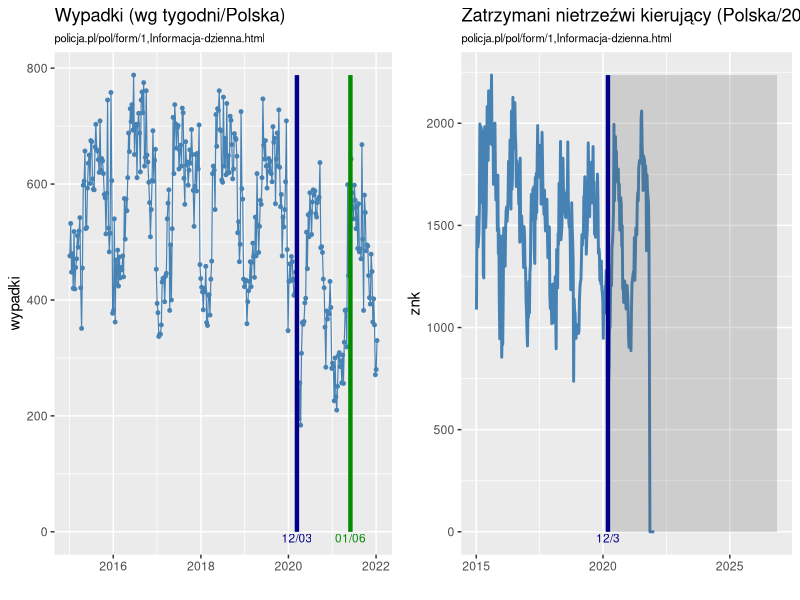
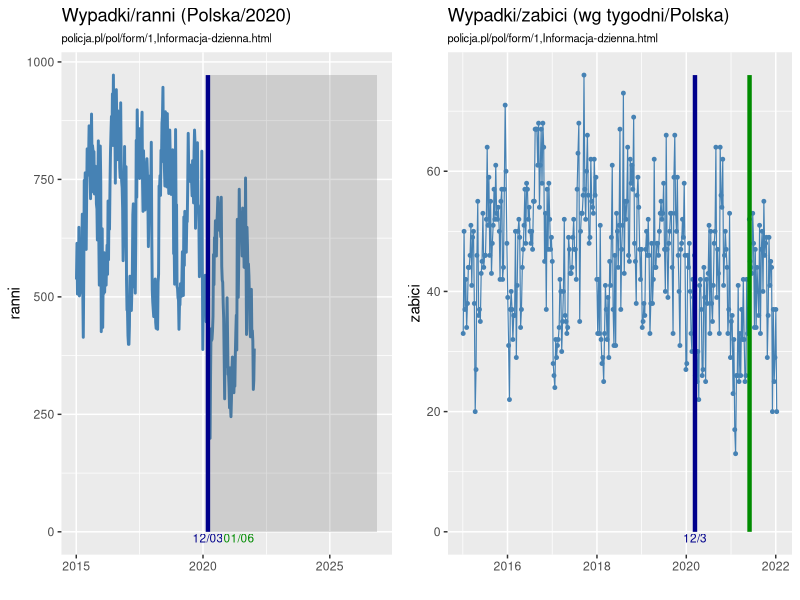
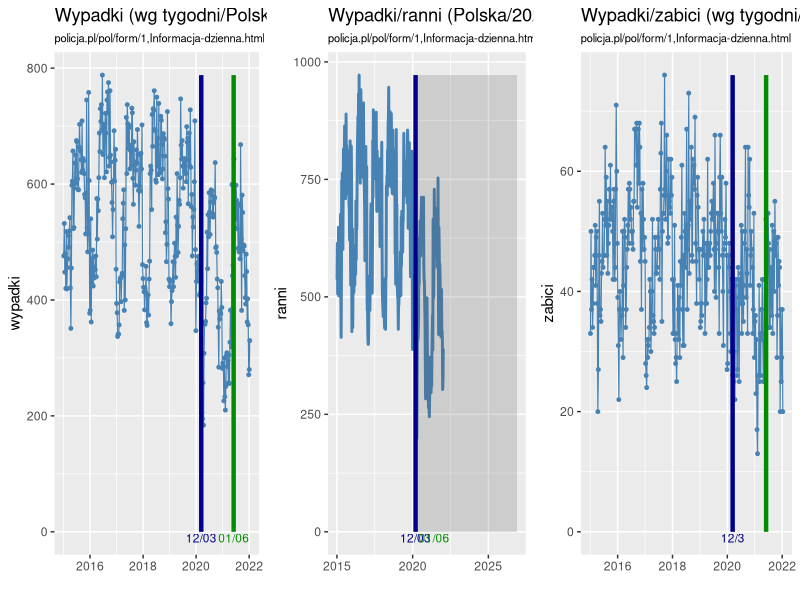
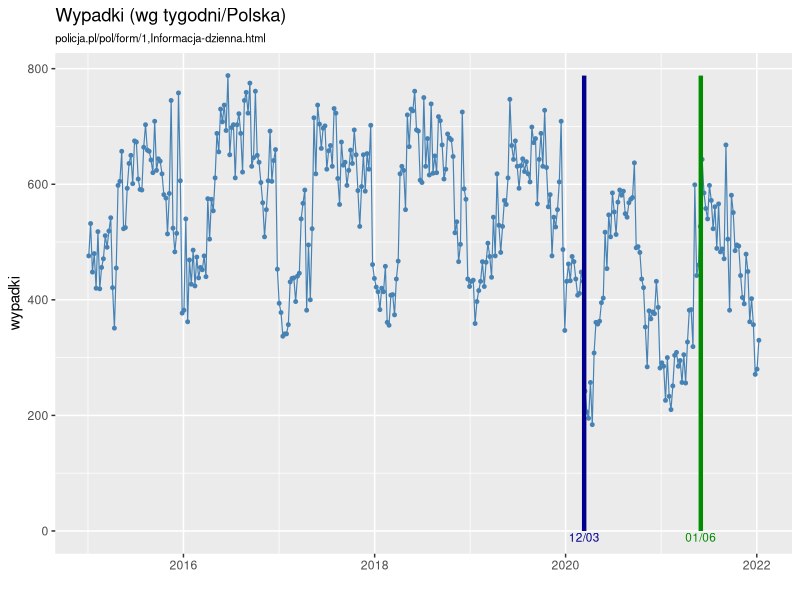
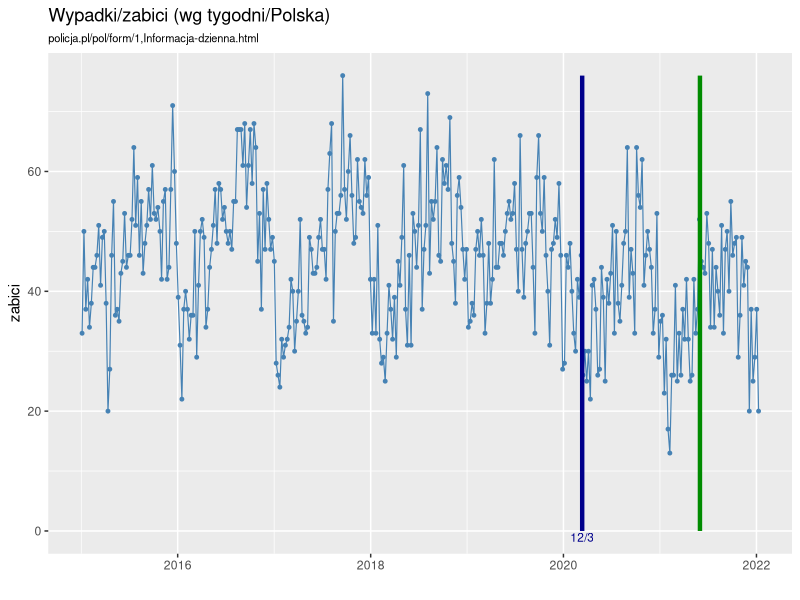

Reproduce these figures in R, in order.
library("dplyr")
library("ggplot2")
library("ggpubr")
##
today <- Sys.Date()
lastDay <- format(today, "%Y-%m-%d")

d <- read.csv("ppw.csv", sep = ';',  header=T, na.string="NA");

## Ostattnie 5 lat
d <- d %>% filter(as.Date(d1) > "2014-12-31") %>% as.data.frame

## data;interwencje;zgu;zp;znk;wypadki;zabici;ranni
##
maxY <- max (d$zabici)
pz <- ggplot(d, aes(x= as.Date(d1), y=zabici)) + 
 geom_line(color="steelblue", size=.4) +
 geom_point(color="steelblue", size=1) +
 xlab(label="") +
 theme(plot.subtitle=element_text(size=8, hjust=0, color="black")) +
  ##annotate("rect", xmin = as.Date("2020-03-12"), xmax = as.Date("2021-06-01"), ymin = 0, ymax = maxY, alpha = .2) +
  annotate("rect", xmin = as.Date("2020-03-12"), xmax = as.Date("2020-03-12"), ymin = 0, ymax = maxY, color = "darkblue", size=1.5, alpha=.4) +
  annotate("rect", xmin = as.Date("2021-06-01"), xmax = as.Date("2021-06-01"), ymin = 0, ymax = maxY, color = "green4", size=1.5, alpha=.4) +
  annotate("text", x = as.Date("2020-03-12"), y=0, label = "12/3", vjust = 1.2, size=3, color="darkblue") +
 ggtitle("Wypadki/zabici (wg tygodni/Polska)", subtitle="policja.pl/pol/form/1,Informacja-dzienna.html") 

maxY <- max (d$wypadki)
pw <- ggplot(d, aes(x= as.Date(d1), y=wypadki)) + 
 geom_line(color="steelblue", size=.4) +
 geom_point(color="steelblue", size=1) +
 xlab(label="") +
 theme(plot.subtitle=element_text(size=8, hjust=0, color="black")) +
  ##annotate("rect", xmin = as.Date("2020-03-12"), xmax = as.Date(lastDay), ymin = 0, ymax = maxY, alpha = .2) +
  annotate("rect", xmin = as.Date("2020-03-12"), xmax = as.Date("2020-03-12"), ymin = 0, ymax = maxY, color = "darkblue", size=1.5, alpha=.4) +
  annotate("rect", xmin = as.Date("2021-06-01"), xmax = as.Date("2021-06-01"), ymin = 0, ymax = maxY, color = "green4", size=1.5, alpha=.4) +
  annotate("text", x = as.Date("2020-03-12"), y=0, label = "12/03", vjust = 1.2, size=3, color="darkblue") +
  annotate("text", x = as.Date("2021-06-01"), y=0, label = "01/06", vjust = 1.2, size=3, color="green4") +
 ggtitle("Wypadki (wg tygodni/Polska)", subtitle="policja.pl/pol/form/1,Informacja-dzienna.html") 

maxY <- max (d$ranni)
pr <- ggplot(d, aes(x= as.Date(d1), y=ranni)) + 
 geom_line(color="steelblue", size=1) +
 xlab(label="") +
 theme(plot.subtitle=element_text(size=8, hjust=0, color="black")) +
  annotate("rect", xmin = as.Date("2020-03-12"), xmax = as.Date(lastDay), ymin = 0, ymax = maxY, alpha = .2) +
  annotate("rect", xmin = as.Date("2020-03-12"), xmax = as.Date("2020-03-12"), ymin = 0, ymax = maxY, color = "darkblue", size=1.5) +
  annotate("text", x = as.Date("2020-03-12"), y=0, label = "12/03", vjust = 1.2, size=3, color="darkblue") +
  annotate("text", x = as.Date("2021-06-01"), y=0, label = "01/06", vjust = 1.2, size=3, color="green4") +
 ggtitle("Wypadki/ranni (Polska/2020)", subtitle="policja.pl/pol/form/1,Informacja-dzienna.html") 

maxY <- max (d$znk)
pznk <- ggplot(d, aes(x= as.Date(d1), y=znk)) + 
 geom_line(color="steelblue", size=1) +
 xlab(label="") +
 theme(plot.subtitle=element_text(size=8, hjust=0, color="black")) +
  annotate("rect", xmin = as.Date("2020-03-12"), xmax = as.Date(lastDay), ymin = 0, ymax = maxY, alpha = .2) +
  ##
  annotate("rect", xmin = as.Date("2020-03-12"), xmax = as.Date("2020-03-12"), ymin = 0, ymax = maxY, color = "darkblue", size=1.5) +
  ## niedziele i święta
  annotate("text", x = as.Date("2020-03-12"), y=0, label = "12/3", vjust = 1.2, size=3, color="darkblue") +
 ggtitle("Zatrzymani nietrzeźwi kierujący (Polska/2020)", subtitle="policja.pl/pol/form/1,Informacja-dzienna.html") 

p1 <- ggarrange(pw,pznk, ncol=2, nrow=1)
p2 <- ggarrange(pr,pz, ncol=2, nrow=1)
p3 <- ggarrange(pw, pr, pz, ncol=3, nrow=1)
ggsave(plot=p1, "PPW_1.png", width=15)
ggsave(plot=p2, "PPW_2.png", width=15)
ggsave(plot=p3, "PPW_w.png", width=15)

ggsave(plot=pw, "PPW_w1w.png", width=15)
ggsave(plot=pz, "PPW_w1z.png", width=15)

